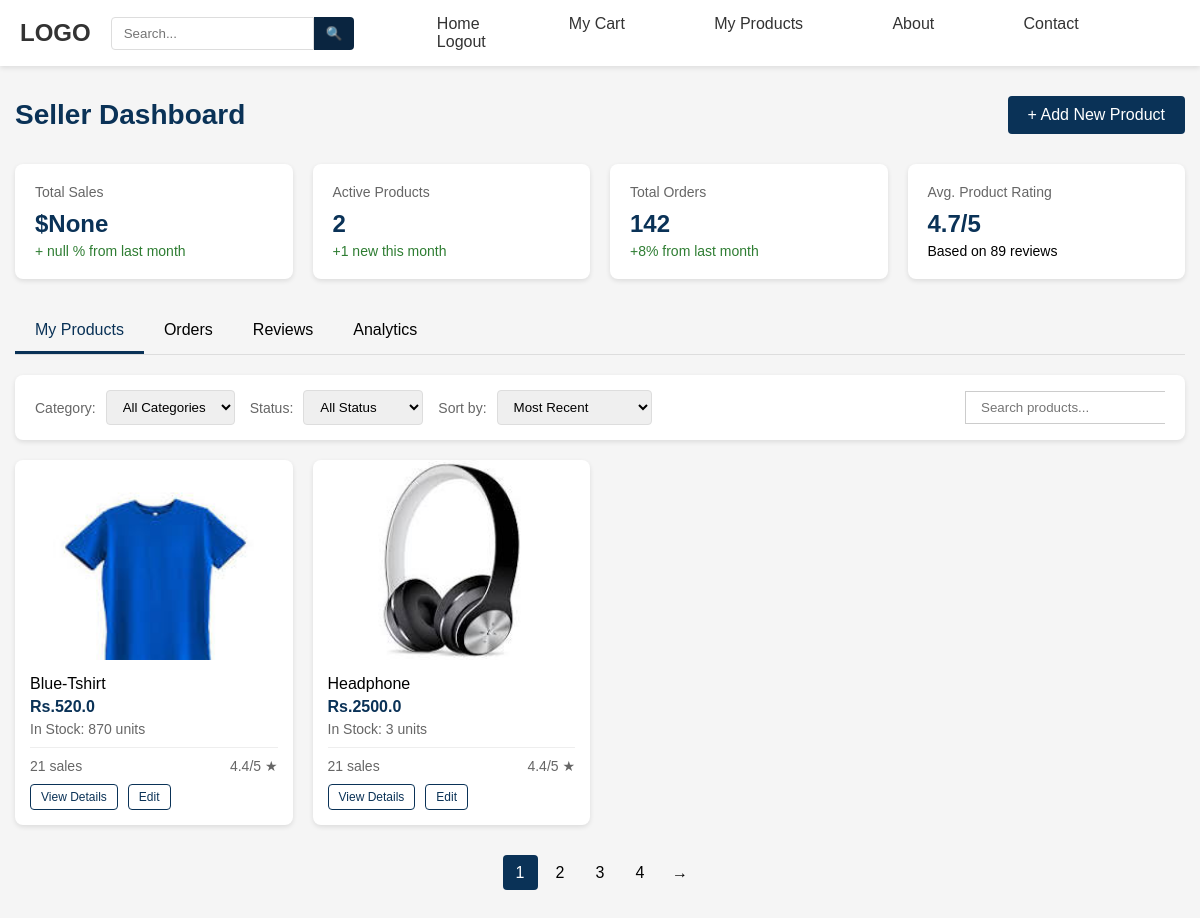
Page /seller_dashboard (signed in) on the earlier database version.
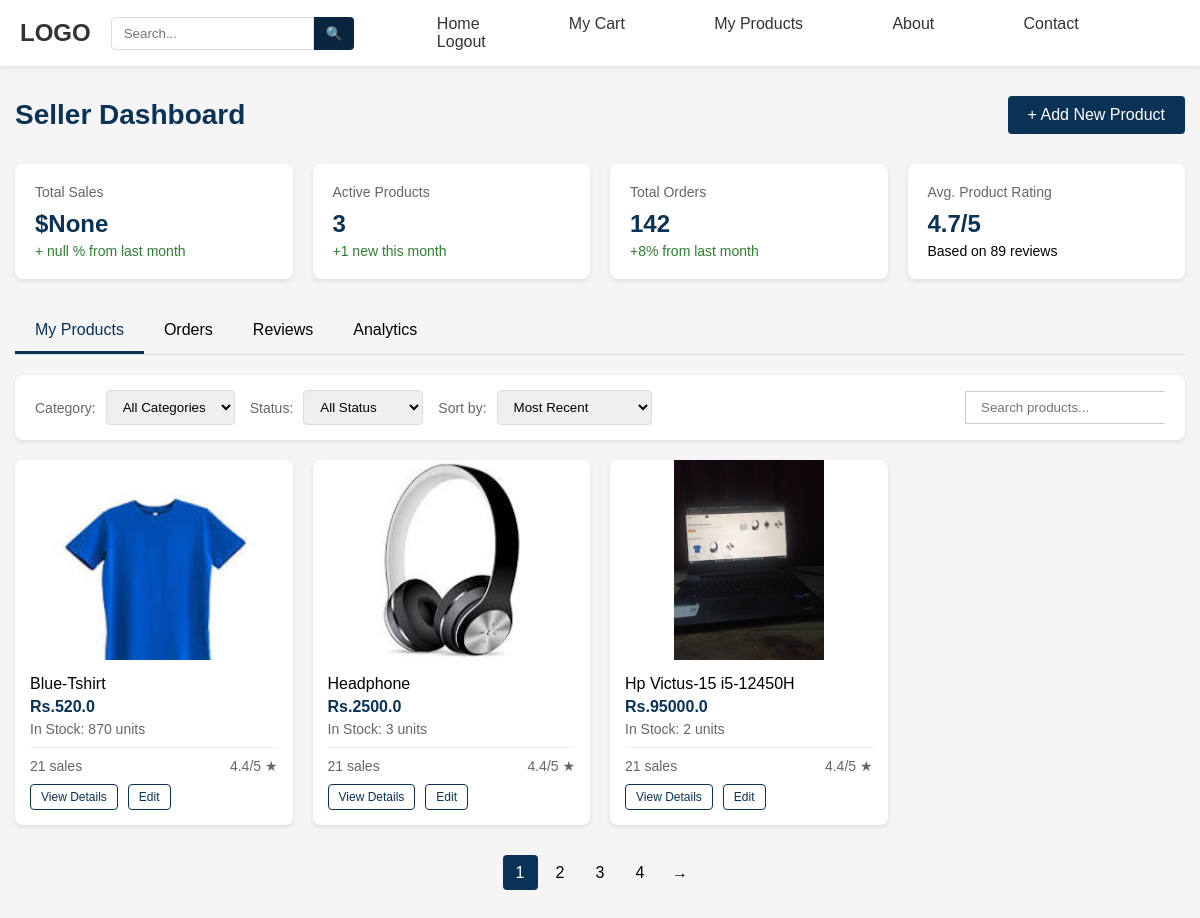
Same page on the later database version.
### dashboard/models.py (models this page shows, shortened)
class Product(models.Model):
    class ProductType(models.TextChoices):
        CLOTHING = 'clothing', 'Clothing'
        ELECTRONICS = 'electronics', 'Electronics'
        ACCESSORIES = 'accessories', 'Accessories'
        FOOTWEAR = 'footwear', 'Footwear'
        WATCHES = 'watches', 'Watches'
        BAGS = 'bags', 'Bags'
        OTHER = 'other', 'Other'
    seller = models.ForeignKey(CustomUser, on_delete=models.CASCADE,related_name='products')
    name = models.CharField(max_length=64)
    brand = models.CharField(max_length=64)
    price = models.FloatField()
    main_image = models.ImageField(upload_to='product_images/')
    description = models.TextField()
    key_features = models.TextField()
    stock = models.IntegerField()
    category = models.CharField(max_length=64,choices=ProductType.choices,default=ProductType.OTHER)

### dashboard/views.py (the view)
# urls.py: path('seller_dashboard',views.sellerdashboard,name='sellerdashboard'),
@login_required(redirect_field_name='login')
def sellerdashboard(request):
    if not request.user.is_seller:
        return redirect('cart')
    products = Product.objects.filter(seller=request.user)
    count = products.count()
    return render(request,'seller_dashboard.html',{'products':products,'count':count})

### dashboard/templates/seller_dashboard.html (shortened to what this page needs)
{% extends 'base.html' %}
{% load static %}
{% block css %}
<link rel="stylesheet" href="{% static 'dashboard/css/seller_dash.css' %}">
{% endblock %}
{% block maincontent %}
    <div class="container">
        <div class="dashboard-header">
            <h1 class="dashboard-title">Seller Dashboard</h1>
            <button class="btn btn-primary"><a href="{% url 'add_products' %}">+ Add New Product</a></button>
        </div>
        <div class="stats-container">
            <div class="stat-card">
                <div class="stat-title">Total Sales</div>
                <div class="stat-value">$None</div>
                <div class="stat-change stat-up">+ null % from last month</div>
            </div>
            <div class="stat-card">
                <div class="stat-title">Active Products</div>
                <div class="stat-value">{{ count }}</div>
                <div class="stat-change stat-up">+1 new this month</div>
            </div>
            <div class="stat-card">
                <div class="stat-title">Total Orders</div>
                <div class="stat-value">142</div>
                <div class="stat-change stat-up">+8% from last month</div>
            </div>
            <div class="stat-card">
                <div class="stat-title">Avg. Product Rating</div>
                <div class="stat-value">4.7/5</div>
                <div class="stat-change">Based on 89 reviews</div>
            </div>
        </div>
        <div class="tabs">
            <div class="tab active">My Products</div>
            <div class="tab">Orders</div>
            <div class="tab">Reviews</div>
            <div class="tab">Analytics</div>
        </div>
        <div class="filter-bar">
            <div class="filter-left">
                <div class="filter-group">
                    <span class="filter-label">Category:</span>
                    <select class="filter-select">
                        <option value="all">All Categories</option>
                    </select>
                </div>
                <div class="filter-group">
                    <span class="filter-label">Status:</span>
                    <select class="filter-select">
                        <option value="all">All Status</option>
                    </select>
                </div>
                <div class="filter-group">
                    <span class="filter-label">Sort by:</span>
                    <select class="filter-select">
                        <option value="recent">Most Recent</option>
                    </select>
                </div>
            </div>
            <div>
                <input type="text" placeholder="Search products..." class="search-input">
            </div>
        </div>
        <div class="products-grid">
            {% if products %}
                {% for product in products %}
                <div class="product-card">
                    <img src="{{ product.main_image.url }}" alt="{{ product.name }}" class="product-image">
                    <div class="product-details">
                        <h3 class="product-name">{{ product.name }}</h3>
                        <div class="product-price">Rs.{{ product.price }}</div>
                        <div class="product-stock">In Stock: {{ product.stock }} units</div>
                        <div class="product-stats">
                            <span>21 sales</span>
                            <span>4.4/5 ★</span>
                        </div>
                        <div class="product-actions">
                            <button class="btn btn-sm btn-outline view-details" data-product="product6">View Details</button>
                            <button class="btn btn-sm btn-outline">Edit</button>
                        </div>
                    </div>
                </div>
                {% endfor %}
            {% endif %}
        </div>
        <div class="pagination">
            <div class="page-item active">1</div>
            <div class="page-item">2</div>
            <div class="page-item">3</div>
            <div class="page-item">4</div>
            <div class="page-item">→</div>
        </div>
    </div>
{% endblock %}

### dashboard/templates/base.html (shortened to what this page needs)
<!DOCTYPE html>
<html lang="en">
<head>
    {% load static %}
    <link rel="stylesheet" href="{% static 'dashboard/css/dashboard.css' %}">
    {% block css %}
    {% endblock %}
</head>
<body>
    <header>
        <div class="logo">LOGO</div>
        <div class="search-box">
            <input type="text" placeholder="Search...">
            <button>🔍</button>
        </div>
        <nav id="mainNav">
            <ul>
                <li><a href="{% url 'home' %}" class="nav-link" data-page="home">Home</a></li>
                <li><a href="{% url 'cart' %}" class="nav-link my-cart-btn" data-page="shop">My Cart</a></li>
                {% if request.user.is_seller %}
                    <li><a href="{% url 'sellerdashboard' %}" class="nav-link my-cart-btn" data-page="shop">My Products</a></li>
                {% endif %}
                <li><a href="#" class="nav-link" data-page="about">About</a></li>
                <li><a href="#" class="nav-link" data-page="contact">Contact</a></li>
                {% if request.user.is_authenticated %}
                    <li><a href="{% url 'logout' %}">Logout</a></li>
                {% else %}
                    <li><a href="{% url 'login' %}">Login</a></li>
                {% endif %}
            </ul>
        </nav>
    </header>
    {% block maincontent %}
    {% endblock %}
</body>
</html>

### static/dashboard/css/dashboard.css (style rules this page uses)
* { margin: 0; padding: 0; box-sizing: border-box; font-family: -apple-system, BlinkMacSystemFont, 'Segoe UI', Roboto, Oxygen, Ubuntu, Cantarell, 'Open Sans', 'Helvetica Neue', sans-serif; }
body { background-color: #f9f9f9; }
header { background-color: white; padding: 15px 20px; display: flex; justify-content: space-between; align-items: center; box-shadow: 0 2px 5px rgba(0,0,0,0.1); flex-wrap: wrap; }
img { object-fit: cover; max-width: 100%; height: auto; }
.logo { font-size: 24px; font-weight: bold; color: #0a2540; margin-right: 20px; }
nav { flex: 1; }
nav ul { display: flex; list-style: none; flex-wrap: wrap; gap: 10%; padding-left: 10%; }
nav ul li { margin: 0 15px 0 0; }
nav ul li a { text-decoration: none; color: #333; font-weight: 500; }
.search-box { display: flex; align-items: center; }
.search-box input { padding: 8px 12px; border: 1px solid #ddd; border-radius: 4px 0 0 4px; outline: none; }
.search-box button { background-color: #0a2540; color: white; border: none; padding: 9px 12px; border-radius: 0 4px 4px 0; cursor: pointer; }
.product-card { background-color: white; border-radius: 8px; overflow: hidden; box-shadow: 0 2px 5px rgba(0,0,0,0.1); cursor: pointer; }
.product-image { height: 200px; display: flex; align-items: center; justify-content: center; background-color: #f9f9f9; }
.product-price { font-weight: 600; color: #333; margin-bottom: 10px; }

Differences in the rows shown:
added Product: main_image (picture), name "Hp Victus-15 i5-12450H", price "95000.0", stock "2"
Other differences:
{{ count }}: "2" → "3"
